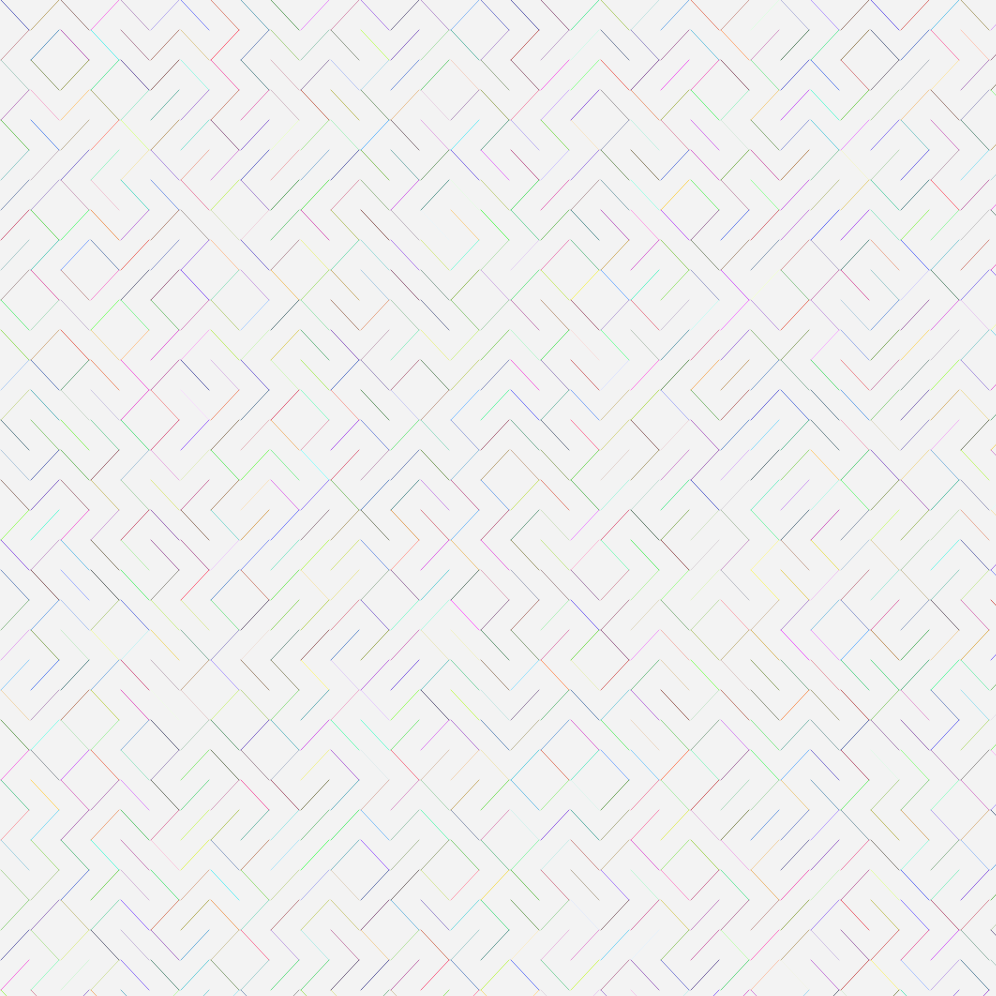
Frame 1 (no input)
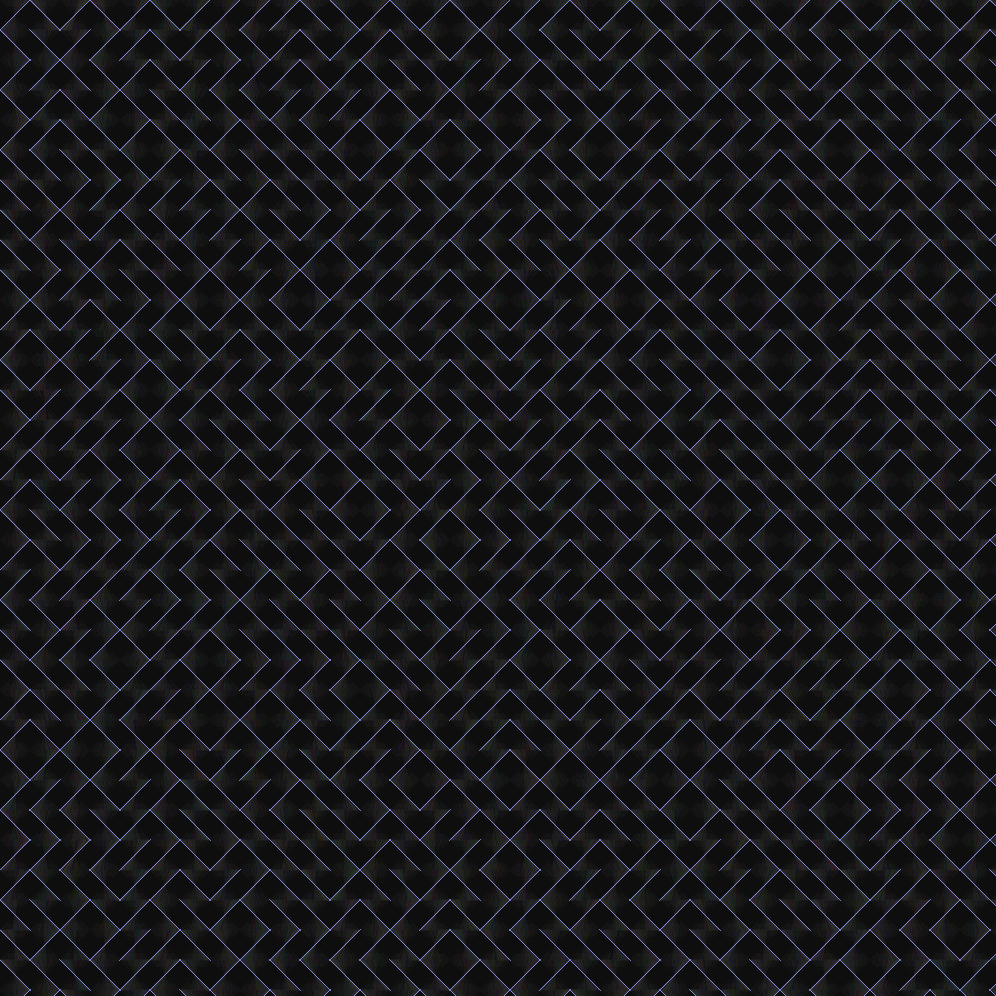
Frame 60 (no input)
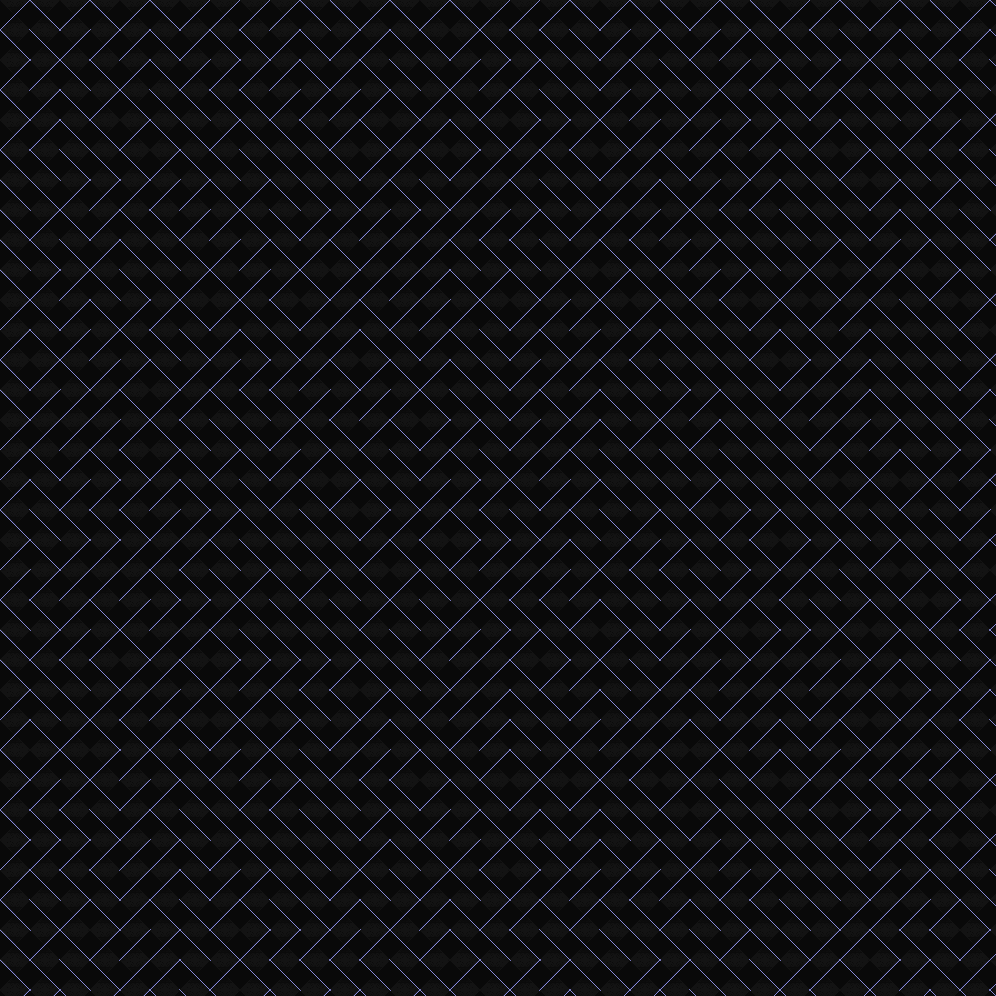
Frame 120 (the mouse pressed at the canvas centre since frame 60)

The p5.js sketch that drew these frames (run headless with seeded random() and noise() and a simulated clock; from frame 60 on, the mouse is pressed at the canvas centre):

// p5.js sketch
// ── sketch.js
let screenSize, size, lines, lastFlg, move;
function setup() {
    screenSize = innerWidth < innerHeight - 4 ? innerWidth : innerHeight - 4;
    size = 30;
    lines = [];
    createCanvas(screenSize, screenSize);
    generateLines();
    lastFlg = lines[lines.length - 1].flg;
    move = 1;
}

function draw() {
    background(0, 0, 0, 12);
    for(const line of lines) {
        line.update();
        line.show();
    }
    if(lastFlg != lines[lines.length - 1].flg) {
        move = 0;
        setTimeout(() => { move = 1; }, 3000);
        lastFlg = lines[lines.length - 1].flg;
    }
}

function generateLines() {
    for(let x = 0; x < screenSize; x += size) {
        for(let y = 0; y < screenSize; y += size) {
            if(random([0, 1])) {
                lines.push(new Lines(x, y, x + size, y + size));
            } else {
                lines.push(new Lines(x + size, y, x, y + size));
            }
        }
    }
}

class Lines {
    constructor(x1, y1, x2, y2) {
        this.const_x1 = x1;
        this.const_y1 = y1;
        this.const_x2 = x2;
        this.const_y2 = y2;
        this.limit = x1 > x2 ? x1 : x2;
        this.x1 = x1;
        this.y1 = y1;
        this.x2 = x2;
        this.y2 = y2;
        this.flg = this.const_x1 < this.const_x2;
    }

    show() {
        line(this.x1, this.y1, this.x2, this.y2);
    }

    update() {
        if(move == 1)
            stroke(random(100, 255), random(100, 255), random(100, 255));
        if(this.flg) {
            this.x1 += move;
            this.x2 -= move;
            if(this.x1 >= this.limit) {
                this.flg = !this.flg;
            }
        } else {
            this.x1 -= move;
            this.x2 += move;
            if(this.x2 >= this.limit) {
                this.flg = !this.flg;
            }
        }
    }
}
